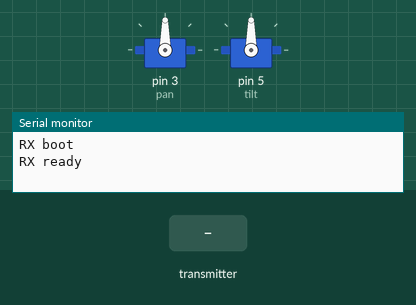
The sketch below on a simulated Arduino Uno, built with avr-gcc and run on an emulated ATmega328P. Parts: 2 × servo, the last lines printed to the serial monitor. The test bench sets the inputs (shaded band). No radio packets arrive unless stated.

Above: at 2.2 s.
2.3 s: the transmitter starts sending x = 0
At 4.5 s:
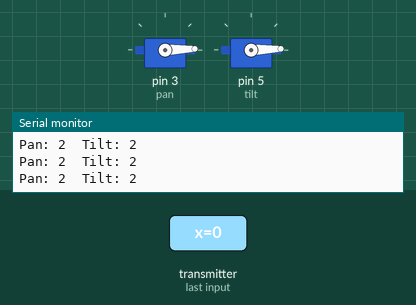
5.3 s: the transmitter starts sending y = 256
At 7.4 s:
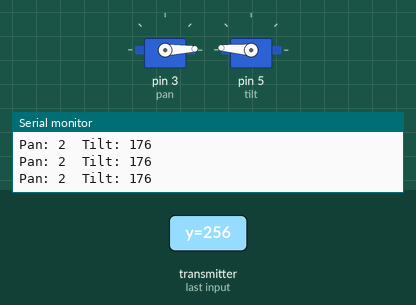
8.3 s: the transmitter starts sending x = 256
At 9.8 s:
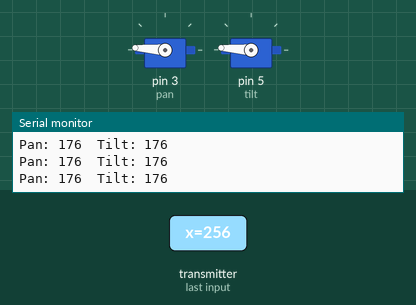
11.3 s: the transmitter starts sending y = 0
At 12.6 s:
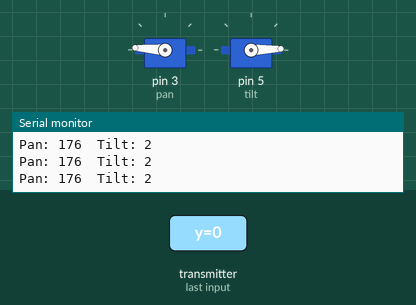
14.3 s: the transmitter starts sending y = 512
At 14.49 s:
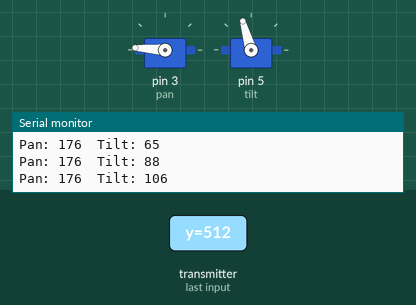
17.3 s: the transmitter starts sending x = 0
At 17.5 s:
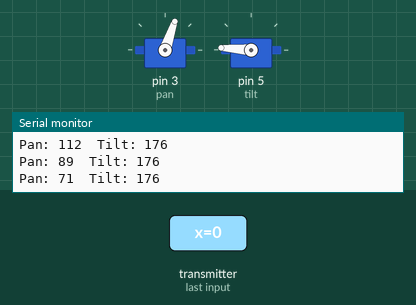
Timing chart, 0 to 20.3 s (numbered marks = the images above; inputs shaded):
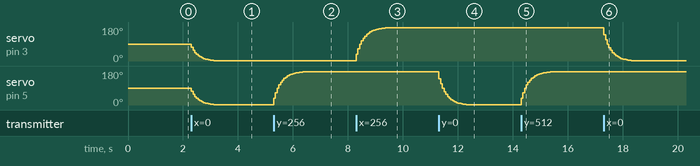

The sketch:

reciever.ino
```cpp
#include <SPI.h>
#include <nRF24L01.h>
#include <RF24.h>
#include <Servo.h>

RF24 radio(9, 10);   // CE, CSN
const byte address[6] = "00001";

Servo pan;
Servo tilt;

struct DataPacket {
  int x;
  int y;
};

DataPacket data;

int panPos = 90;
int tiltPos = 90;

const int deadband = 2;
const float alpha = 0.2;

void setup() {
  Serial.begin(115200);
  delay(1000);

  Serial.println("RX boot");

  pan.attach(3);    // D3 = pan
  tilt.attach(5);   // D5 = tilt

  pan.write(panPos);
  tilt.write(tiltPos);

  if (!radio.begin()) {
    Serial.println("radio.begin failed");
    while (1);
  }

  radio.setAutoAck(false);
  radio.setPALevel(RF24_PA_MIN);
  radio.setDataRate(RF24_250KBPS);
  radio.setChannel(100);
  radio.openReadingPipe(0, address);
  radio.startListening();

  Serial.println("RX ready");
}

void loop() {
  if (radio.available()) {
    radio.read(&data, sizeof(data));

    data.x = constrain(data.x, 0, 180);
    data.y = constrain(data.y, 0, 180);

    if (abs(data.x - panPos) > deadband) {
      panPos = panPos + alpha * (data.x - panPos);
    }

    if (abs(data.y - tiltPos) > deadband) {
      tiltPos = tiltPos + alpha * (data.y - tiltPos);
    }

    pan.write(panPos);
    tilt.write(tiltPos);

    Serial.print("Pan: ");
    Serial.print(panPos);
    Serial.print("  Tilt: ");
    Serial.println(tiltPos);
  }

  delay(15);
}
```

Measured:
- after the input at 2.3 s, servo on pin 3 (pan), servo on pin 5 (tilt): moves from 90° to 2° over 0.81 s, starting at once
- after the input at 5.3 s, servo on pin 5 (tilt): moves from 2° to 176° over 1.1 s, starting at once
- after the input at 8.3 s, servo on pin 3 (pan): moves from 2° to 176° over 1.1 s, starting at once
- after the input at 11.3 s, servo on pin 5 (tilt): moves from 176° to 2° over 1.0 s, starting at once
- after the input at 14.3 s, servo on pin 5 (tilt): moves from 2° to 176° over 1.1 s, starting at once
- after the input at 17.3 s, servo on pin 3 (pan): moves from 176° to 2° over 1.0 s, starting at once
